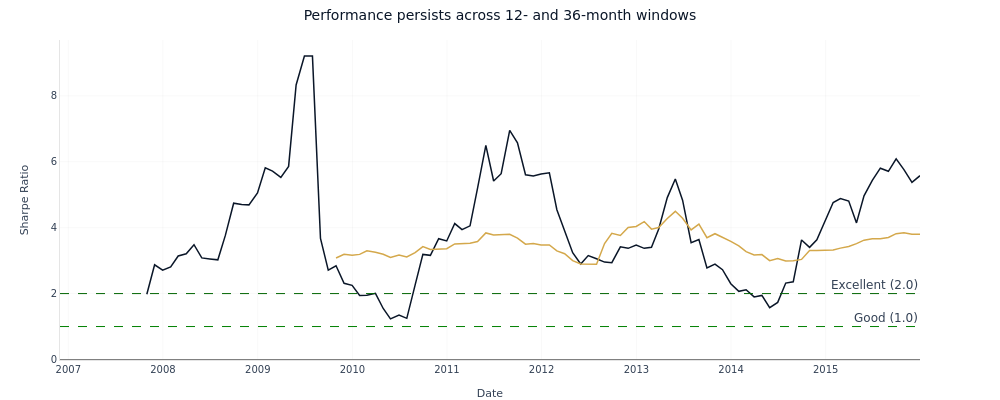

Notebook cell for this chart:
### Markdown cell above
**Rolling Sharpe.** Twelve- and 36-month rolling Sharpe locate when the
realized Sharpe is paid out.

### Code cell
fig_rolling = plot_rolling_sharpe(pa, windows=[12, 36])
for trace, label in zip(fig_rolling.data, ["12 months", "36 months"], strict=False):
    trace.name = label
fig_rolling.update_layout(title="Performance persists across 12- and 36-month windows")
fig_rolling.show()

### Figure 1 — Plotly figure (JSON) as saved in the notebook; plotly's stock layout.template omitted (floating-point values rounded to 4 significant figures)
{"data": [{"hovertemplate": "12d Sharpe: %{y:.2f}<extra></extra>", "line": {"color": "#0a1628", "width": 1.5}, "mode": "lines", "name": "12 months", "type": "scatter", "x": ["2006-11-30", "2006-12-29", "2007-01-31", "2007-02-28", "2007-03-30", "2007-04-30", "2007-05-31", "2007-06-29", "2007-07-31", "2007-08-31", "2007-09-28", "2007-10-31", "2007-11-30", "2007-12-31", "2008-01-31", "2008-02-29", "2008-03-31", "2008-04-30", "2008-05-30", "2008-06-30", "2008-07-31", "2008-08-29", "2008-09-30", "2008-10-31", "2008-11-28", "2008-12-31", "2009-01-30", "2009-02-27", "2009-03-31", "2009-04-30", "2009-05-29", "2009-06-30", "2009-07-31", "2009-08-31", "2009-09-30", "2009-10-30", "2009-11-30", "2009-12-31", "2010-01-29", "2010-02-26", "2010-03-31", "2010-04-30", "2010-05-28", "2010-06-30", "2010-07-30", "2010-08-31", "2010-09-30", "2010-10-29", "2010-11-30", "2010-12-31", "2011-01-31", "2011-02-28", "2011-03-31", "2011-04-29", "2011-05-31", "2011-06-30", "2011-07-29", "2011-08-31", "2011-09-30", "2011-10-31", "2011-11-30", "2011-12-30", "2012-01-31", "2012-02-29", "2012-03-30", "2012-04-30", "2012-05-31", "2012-06-29", "2012-07-31", "2012-08-31", "2012-09-28", "2012-10-31", "2012-11-30", "2012-12-31", "2013-01-31", "2013-02-28", "2013-03-28", "2013-04-30", "2013-05-31", "2013-06-28", "2013-07-31", "2013-08-30", "2013-09-30", "2013-10-31", "2013-11-29", "2013-12-31", "2014-01-31", "2014-02-28", "2014-03-31", "2014-04-30", "2014-05-30", "2014-06-30", "2014-07-31", "2014-08-29", "2014-09-30", "2014-10-31", "2014-11-28", "2014-12-31", "2015-01-30", "2015-02-27", "2015-03-31", "2015-04-30", "2015-05-29", "2015-06-30", "2015-07-31", "2015-08-31", "2015-09-30", "2015-10-30", "2015-11-30", "2015-12-31"], "y": [NaN, NaN, NaN, NaN, NaN, NaN, NaN, NaN, NaN, NaN, NaN, 1.979, 2.872, 2.71, 2.81, 3.141, 3.209, 3.483, 3.083, 3.052, 3.024, 3.764, 4.742, 4.701, 4.691, 5.054, 5.817, 5.714, 5.526, 5.859, 8.329, 9.208, 9.205, 3.671, 2.713, 2.844, 2.313, 2.249, 1.943, 1.951, 2.008, 1.548, 1.232, 1.351, 1.249, 2.256, 3.189, 3.16, 3.664, 3.596, 4.124, 3.941, 4.055, 5.197, 6.497, 5.416, 5.636, 6.952, 6.575, 5.604, 5.57, 5.628, 5.663, 4.545, 3.883, 3.239, 2.899, 3.153, 3.057, 2.955, 2.937, 3.418, 3.373, 3.47, 3.372, 3.406, 3.961, 4.912, 5.474, 4.833, 3.542, 3.64, 2.776, 2.892, 2.723, 2.301, 2.068, 2.116, 1.899, 1.945, 1.574, 1.733, 2.319, 2.356, 3.627, 3.403, 3.631, 4.208, 4.764, 4.883, 4.807, 4.144, 4.967, 5.433, 5.804, 5.709, 6.089, 5.762, 5.373, 5.577]}, {"hovertemplate": "36d Sharpe: %{y:.2f}<extra></extra>", "line": {"color": "#D4A84B", "width": 1.5}, "mode": "lines", "name": "36 months", "type": "scatter", "x": ["2006-11-30", "2006-12-29", "2007-01-31", "2007-02-28", "2007-03-30", "2007-04-30", "2007-05-31", "2007-06-29", "2007-07-31", "2007-08-31", "2007-09-28", "2007-10-31", "2007-11-30", "2007-12-31", "2008-01-31", "2008-02-29", "2008-03-31", "2008-04-30", "2008-05-30", "2008-06-30", "2008-07-31", "2008-08-29", "2008-09-30", "2008-10-31", "2008-11-28", "2008-12-31", "2009-01-30", "2009-02-27", "2009-03-31", "2009-04-30", "2009-05-29", "2009-06-30", "2009-07-31", "2009-08-31", "2009-09-30", "2009-10-30", "2009-11-30", "2009-12-31", "2010-01-29", "2010-02-26", "2010-03-31", "2010-04-30", "2010-05-28", "2010-06-30", "2010-07-30", "2010-08-31", "2010-09-30", "2010-10-29", "2010-11-30", "2010-12-31", "2011-01-31", "2011-02-28", "2011-03-31", "2011-04-29", "2011-05-31", "2011-06-30", "2011-07-29", "2011-08-31", "2011-09-30", "2011-10-31", "2011-11-30", "2011-12-30", "2012-01-31", "2012-02-29", "2012-03-30", "2012-04-30", "2012-05-31", "2012-06-29", "2012-07-31", "2012-08-31", "2012-09-28", "2012-10-31", "2012-11-30", "2012-12-31", "2013-01-31", "2013-02-28", "2013-03-28", "2013-04-30", "2013-05-31", "2013-06-28", "2013-07-31", "2013-08-30", "2013-09-30", "2013-10-31", "2013-11-29", "2013-12-31", "2014-01-31", "2014-02-28", "2014-03-31", "2014-04-30", "2014-05-30", "2014-06-30", "2014-07-31", "2014-08-29", "2014-09-30", "2014-10-31", "2014-11-28", "2014-12-31", "2015-01-30", "2015-02-27", "2015-03-31", "2015-04-30", "2015-05-29", "2015-06-30", "2015-07-31", "2015-08-31", "2015-09-30", "2015-10-30", "2015-11-30", "2015-12-31"], "y": [NaN, NaN, NaN, NaN, NaN, NaN, NaN, NaN, NaN, NaN, NaN, NaN, NaN, NaN, NaN, NaN, NaN, NaN, NaN, NaN, NaN, NaN, NaN, NaN, NaN, NaN, NaN, NaN, NaN, NaN, NaN, NaN, NaN, NaN, NaN, 3.078, 3.191, 3.162, 3.189, 3.296, 3.256, 3.195, 3.095, 3.172, 3.111, 3.245, 3.423, 3.335, 3.344, 3.363, 3.507, 3.506, 3.526, 3.58, 3.839, 3.775, 3.775, 3.797, 3.685, 3.498, 3.516, 3.472, 3.474, 3.294, 3.208, 3.001, 2.901, 2.904, 2.89, 3.519, 3.83, 3.762, 4.005, 4.035, 4.184, 3.956, 4.004, 4.28, 4.496, 4.287, 3.932, 4.11, 3.695, 3.817, 3.714, 3.582, 3.45, 3.274, 3.174, 3.184, 3.0, 3.065, 2.988, 2.998, 3.036, 3.309, 3.31, 3.322, 3.323, 3.379, 3.431, 3.516, 3.62, 3.664, 3.663, 3.703, 3.817, 3.846, 3.802, 3.797]}], "layout": {"annotations": [{"showarrow": false, "text": "Good (1.0)", "x": 1, "xanchor": "right", "xref": "x domain", "y": 1, "yanchor": "bottom", "yref": "y"}, {"showarrow": false, "text": "Excellent (2.0)", "x": 1, "xanchor": "right", "xref": "x domain", "y": 2, "yanchor": "bottom", "yref": "y"}], "font": {"color": "#334155", "family": "DM Sans, DejaVu Sans, sans-serif", "size": 12}, "height": 400, "hoverlabel": {"bgcolor": "white", "font": {"family": "DM Sans, DejaVu Sans, sans-serif", "size": 13}}, "hovermode": "x unified", "legend": {"x": 0.01, "xanchor": "left", "y": 0.99, "yanchor": "top"}, "margin": {"b": 40, "l": 60, "r": 80, "t": 40}, "paper_bgcolor": "rgba(0,0,0,0)", "plot_bgcolor": "rgba(0,0,0,0)", "shapes": [{"line": {"color": "gray", "dash": "solid", "width": 1}, "type": "line", "x0": 0, "x1": 1, "xref": "x domain", "y0": 0, "y1": 0, "yref": "y"}, {"line": {"color": "green", "dash": "dash", "width": 1}, "type": "line", "x0": 0, "x1": 1, "xref": "x domain", "y0": 1, "y1": 1, "yref": "y"}, {"line": {"color": "darkgreen", "dash": "dash", "width": 1}, "type": "line", "x0": 0, "x1": 1, "xref": "x domain", "y0": 2, "y1": 2, "yref": "y"}], "showlegend": false, "title": {"text": "Performance persists across 12- and 36-month windows"}, "width": 1000, "xaxis": {"gridcolor": "rgba(0,0,0,0.06)", "linecolor": "rgba(0,0,0,0.1)", "title": {"text": "Date"}, "zeroline": false}, "yaxis": {"gridcolor": "rgba(0,0,0,0.06)", "linecolor": "rgba(0,0,0,0.1)", "title": {"text": "Sharpe Ratio"}, "zeroline": false}}}
